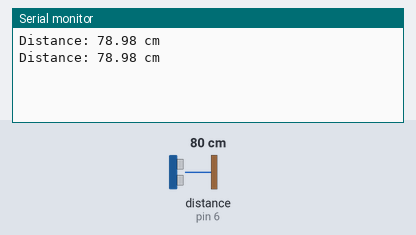
Simulated run of this sketch. Board: Arduino Uno, built with avr-gcc and run on an emulated ATmega328P. Parts: the last lines printed to the serial monitor. Wiring (inferred from the names in the program): ultrasonic range finder: trigger pin 7; echo pin 6. Inputs (shaded band) come from the test bench; at power-on: distance to the obstacle (sensor on pin 6) 80 cm. The echo pulse lasts 58.3 µs per cm.

Above: at 1.8 s.
1.9 s: distance to the obstacle (sensor on pin 6) set to 2 cm
At 2.8 s:
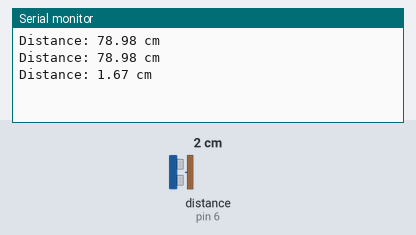
3.4 s: distance to the obstacle (sensor on pin 6) set to 4 cm
At 4.8 s:
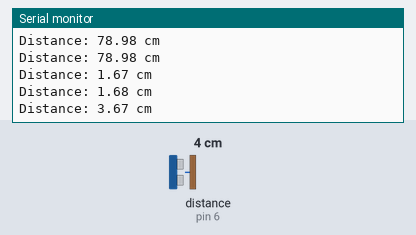
Timing chart, 0 to 6.4 s (numbered marks = the images above; inputs shaded):
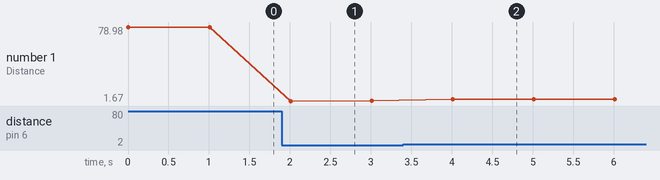

Measured:
- after the input at 1.9 s, the serial monitor: prints a new line after 0.11 s (image 1)
- after the input at 3.4 s, the serial monitor: prints a new line after 0.61 s (image 2)
- plotted number 1: 78.98 → 1.68 after the input at 1.9 s, 1.68 → 3.67 after the input at 3.4 s

The sketch:

Ultrasonic_sensor.ino
```cpp
const int trigPin = 7;
const int echoPin = 6;

void setup() {
  Serial.begin(9600);
  pinMode(trigPin, OUTPUT);
  pinMode(echoPin, INPUT);
}

void loop() {
  digitalWrite(trigPin, LOW);
  delayMicroseconds(2);
  digitalWrite(trigPin, HIGH);
  delayMicroseconds(10);
  digitalWrite(trigPin, LOW);

  long duration = pulseIn(echoPin, HIGH);
  float distance_cm = duration * 0.034 / 2;

  Serial.print("Distance: ");
  Serial.print(distance_cm);
  Serial.println(" cm");

  delay(1000);
}
```
